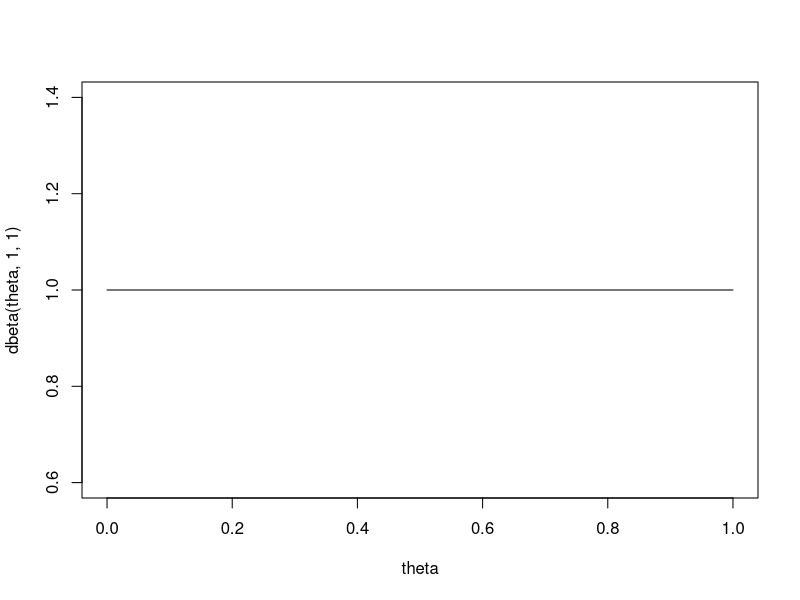
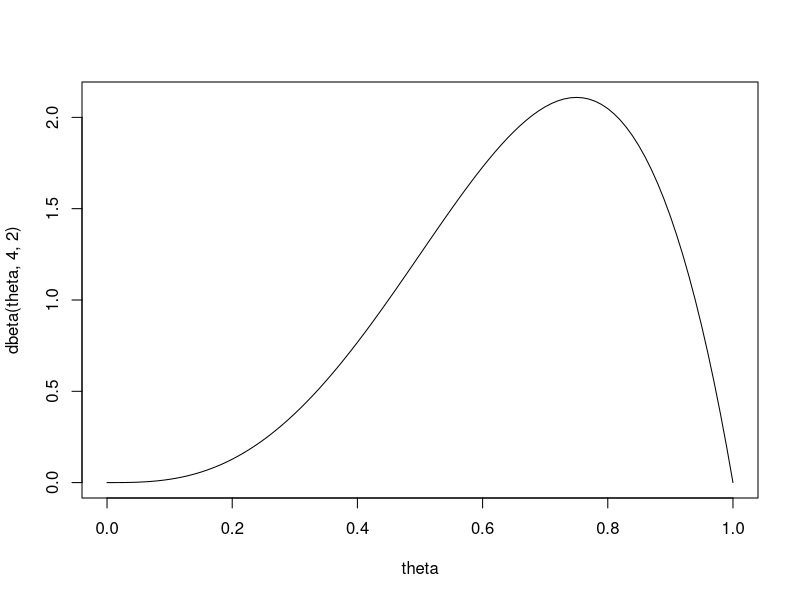
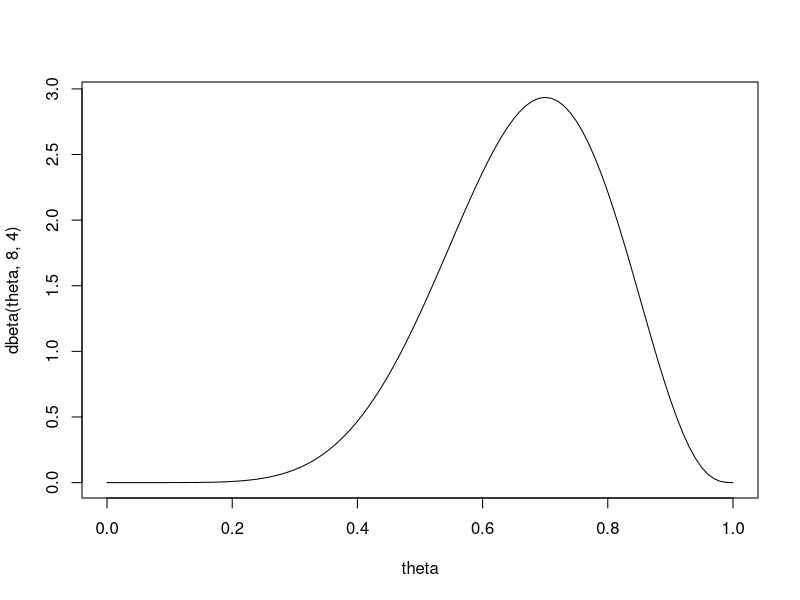
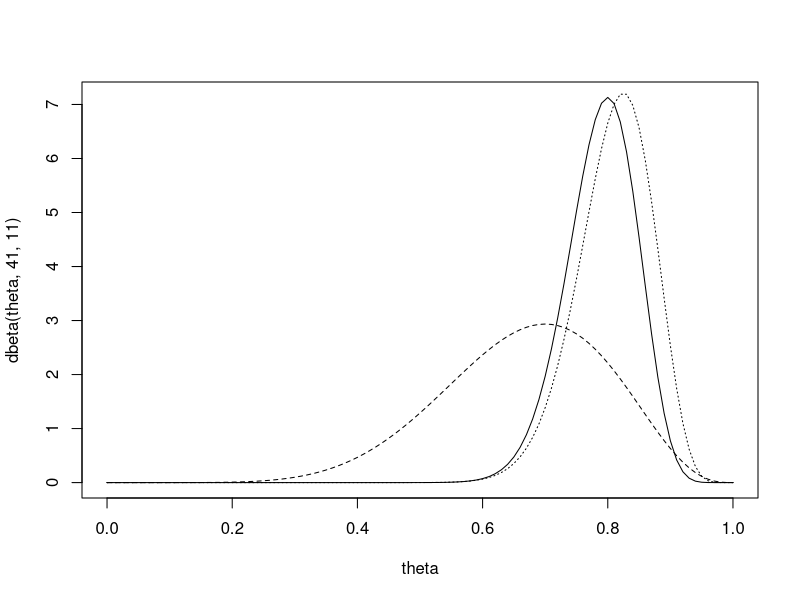
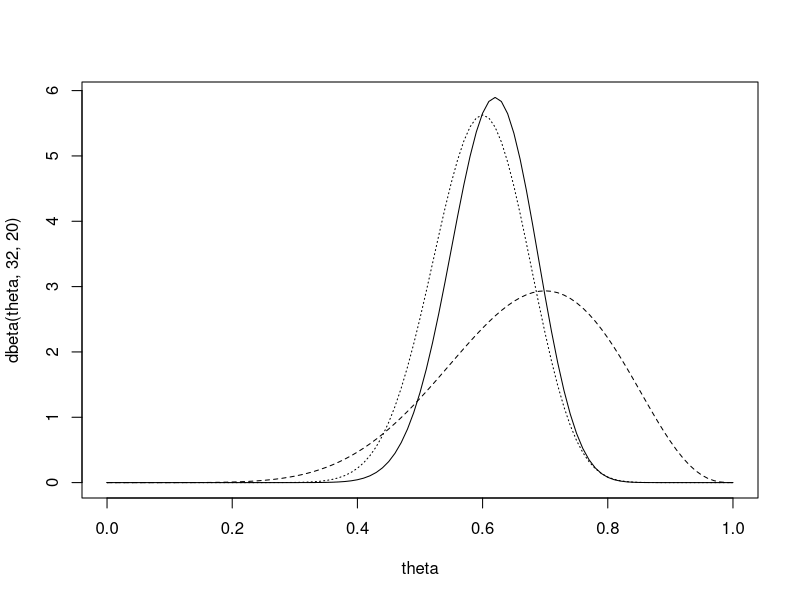

Write the R code that produced these figures, in order.
# Plotting the prior probabilities
theta <- seq(from = 0, to = 1, by = 0.01)
# [1] 0.00 0.01 0.02 0.03 0.04 0.05 0.06 0.07 0.08 0.09 0.10 0.11 0.12 0.13 0.14
# [16] 0.15 0.16 0.17 0.18 0.19 0.20 0.21 0.22 0.23 0.24 0.25 0.26 0.27 0.28 0.29
# [31] 0.30 0.31 0.32 0.33 0.34 0.35 0.36 0.37 0.38 0.39 0.40 0.41 0.42 0.43 0.44
# [46] 0.45 0.46 0.47 0.48 0.49 0.50 0.51 0.52 0.53 0.54 0.55 0.56 0.57 0.58 0.59
# [61] 0.60 0.61 0.62 0.63 0.64 0.65 0.66 0.67 0.68 0.69 0.70 0.71 0.72 0.73 0.74
# [76] 0.75 0.76 0.77 0.78 0.79 0.80 0.81 0.82 0.83 0.84 0.85 0.86 0.87 0.88 0.89
# [91] 0.90 0.91 0.92 0.93 0.94 0.95 0.96 0.97 0.98 0.99 1.00
plot(theta, dbeta(theta, 1, 1), type = 'l')
# Default Uniform prior as Beta(1, 1)
# See img1
plot(theta, dbeta(theta, 4, 2), type = 'l')
# See img2
# We'd like to try get the prior mean of 2/3
plot(theta, dbeta(theta, 8, 4), type = 'l')
# See img3
# Pbeta gives us the cumulative dist. func. for the Beta dist., it's <= val.
1-pbeta(0.25, 8, 4)
# 0.9988117
1-pbeta(0.5, 8, 4)
# 0.8867188
1-pbeta(0.8, 8, 4)
# 0.1611392
# ^ Those are the priors.
41/(41 + 11)
# 0.7884615
# posterior mean
33/40
# 0.825
# MLE
# We can add the posterior dist. to the plot.
plot(theta, dbeta(theta, 41, 11), type = 'l')
lines(theta, dbeta(theta, 8, 4), lty = 2)
lines(theta, 44 * dbinom(33, size = 40, p = theta), lty = 3)
# See img4
# Now we'll compute the posterior probability.
1-pbeta(0.25, 41, 11)
# 1
1-pbeta(0.5, 41,11)
# 0.9999926
1-pbeta(0.8, 41, 11)
# 0.4444044
# Quantiles from the beta dist.:
qbeta(0.025, 41, 11)
# 0.6688426
qbeta(0.975, 41, 11)
# 0.8871094
# This consists with the plot.
32/(32 + 20)
# 0.6153846
# posterior mean
24/40
# MLE
# 0.6
plot(theta, dbeta(theta, 32, 20), type = 'l')
lines(theta, dbeta(theta, 8, 4), lty = 2)
lines(theta, 44 * dbinom(24, size = 40, p = theta), lty = 3)
# See img5
1-pbeta(0.25, 32, 20)
# 1
1-pbeta(0.5, 32,20)
# 0.9540427
1-pbeta(0.8, 32, 20)
# 0.00124819
qbeta(0.025, 32, 20)
# 0.4808022
qbeta(0.975, 32, 20)
# 0.7415564
# We can now estimate the similarity
theta1 <- rbeta(1000, 41, 11)
theta2 <- rbeta(1000, 32, 20)
mean(theta1 > theta2)
# 0.976
